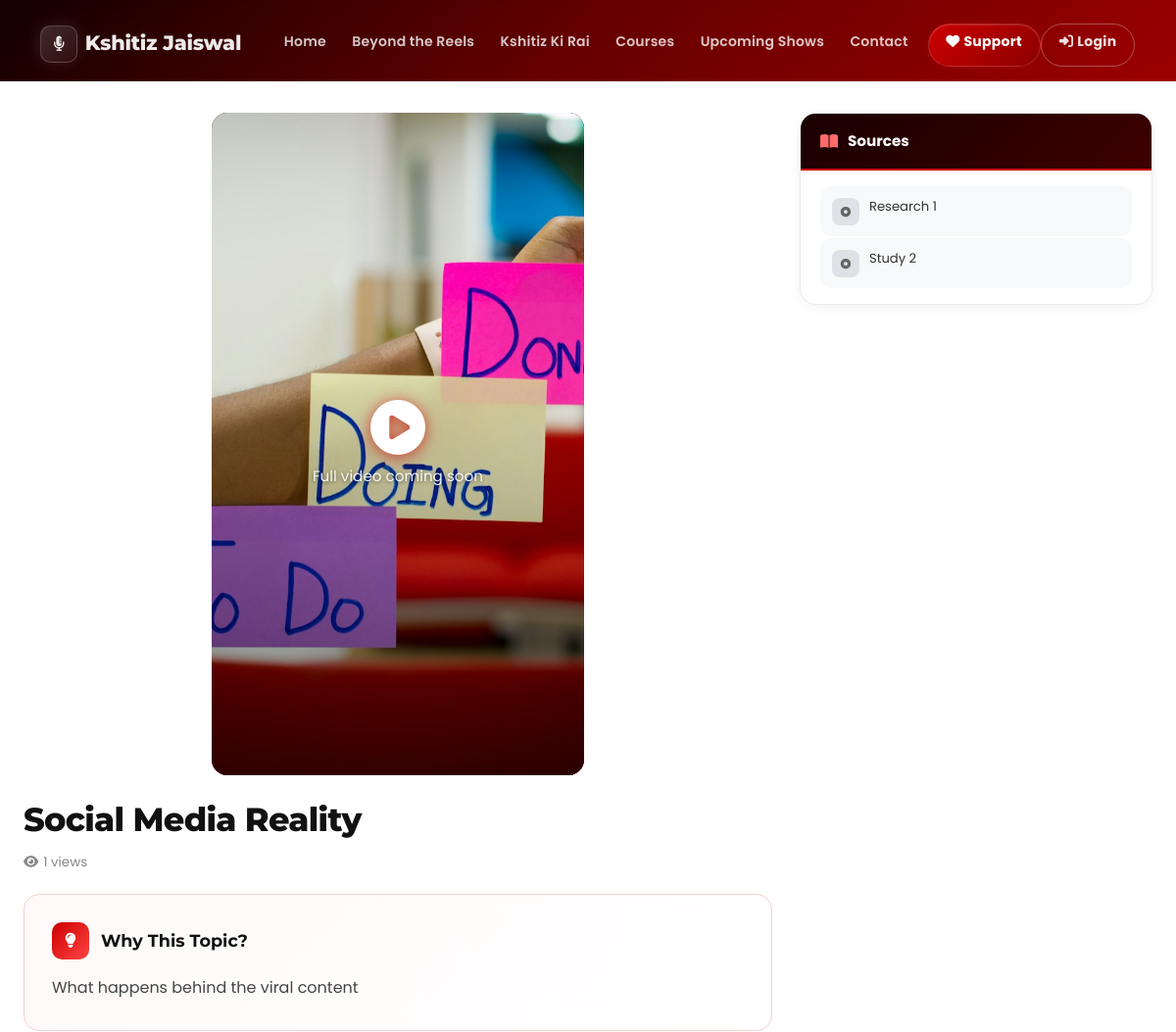
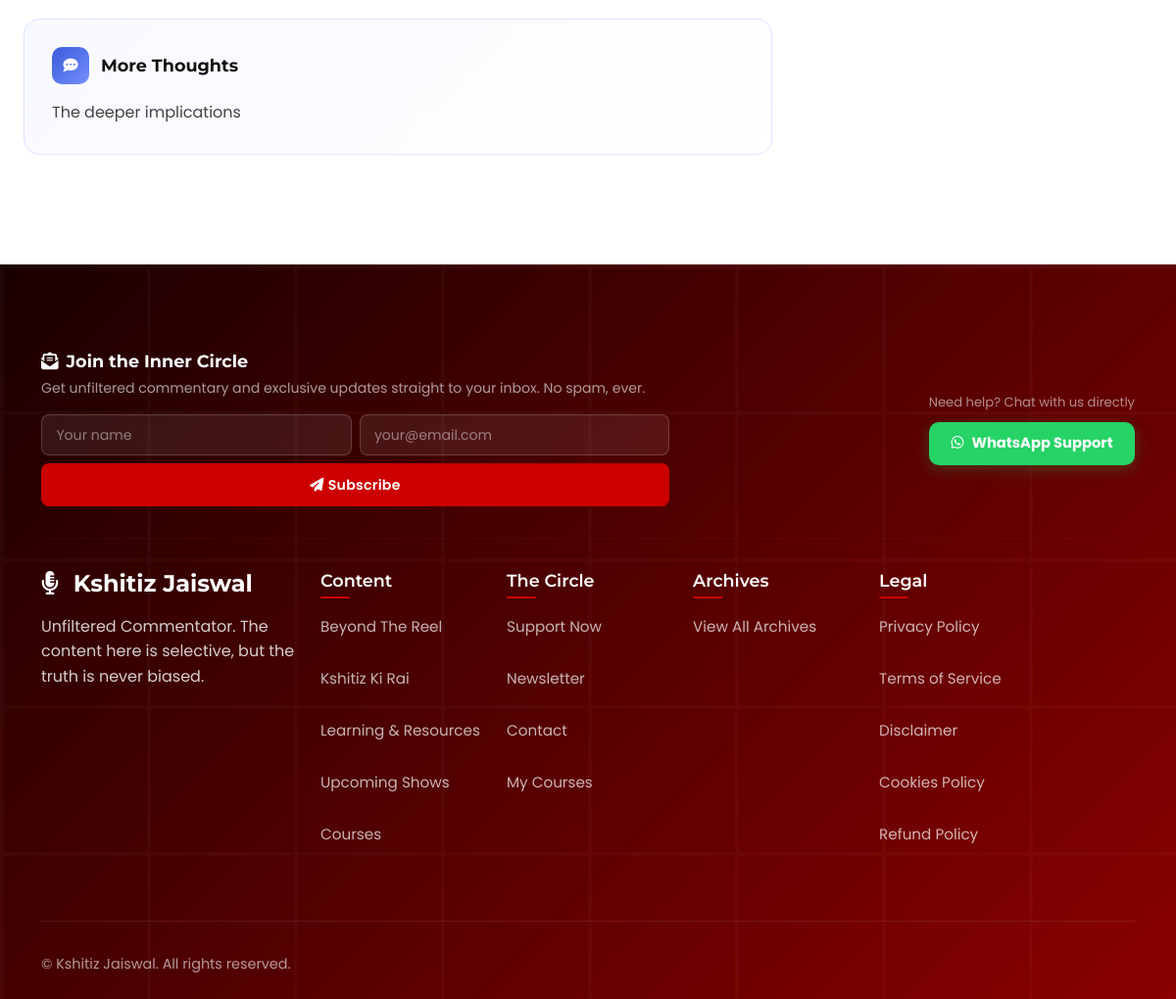
The page /reel/2 on the database its author committed (2 pictures, top to bottom).
### models.py (models this page shows, shortened)
class Reel(db.Model):
    id = db.Column(db.Integer, primary_key=True)
    title = db.Column(db.String(200), nullable=False)
    thumbnail = db.Column(db.String(500))
    video_url = db.Column(db.String(500))
    video_type = db.Column(db.String(20), default='auto')  # 'youtube', 'instagram', 'auto'
    card_layout = db.Column(db.String(20), default='standard')  # 'standard', 'portrait', 'landscape'
    sort_order = db.Column(db.Integer, default=0)
    is_visible = db.Column(db.Boolean, default=True)
    behind_thought = db.Column(db.Text)
    sources = db.Column(db.Text)  # JSON string of sources list
    extra_context = db.Column(db.Text)
    category_tag = db.Column(db.String(50))  # trending, new, must_watch, fan_favourite, exclusive, behind_scenes
    topic_tag = db.Column(db.String(100))  # Topic for grouping/playlist (e.g., "Vote Chori Issue")
    view_count = db.Column(db.Integer, default=0)  # For popularity tracking
    is_featured = db.Column(db.Boolean, default=False)  # For homepage featured reels
    created_at = db.Column(db.DateTime, default=datetime.utcnow)
    video_file_path = db.Column(db.String(500))  # Path for directly uploaded video files
    youtube_url = db.Column(db.String(500))       # "Watch on YouTube" link
    instagram_reel_url = db.Column(db.String(500)) # "Watch on Instagram" link
    def _auto_thumbnail(self):
        url = self.video_url or ''
        if not url:
            return ''
    def to_dict(self):
        return {
            'id': self.id,
            'title': self.title,
            'thumbnail': self.thumbnail or '',
            'auto_thumbnail': self._auto_thumbnail(),
            'video_url': self.video_url or '',
            'video_file_path': self.video_file_path or '',
            'video_type': self.video_type or 'auto',
            'card_layout': self.card_layout or 'standard',
            'sort_order': self.sort_order or 0,
            'is_visible': self.is_visible if self.is_visible is not None else True,
            'behind_thought': self.behind_thought or '',
            'sources': json.loads(self.sources) if self.sources else [],
            'extra_context': self.extra_context or '',
            'category_tag': self.category_tag or '',
            'topic_tag': self.topic_tag or '',
            'view_count': self.view_count or 0,
            'is_featured': self.is_featured or False,
            'created_at': self.created_at.isoformat() if self.created_at else '',
            'youtube_url': self.youtube_url or '',
            'instagram_reel_url': self.instagram_reel_url or '',
        }

### routes.py (the view)
@app.route('/reel/<int:reel_id>')
def reel_detail(reel_id):
    reel = Reel.query.get_or_404(reel_id)
    user_id = get_clerk_user_id()
    user = get_clerk_user()
    user_email = user.get('email_addresses', [{}])[0].get('email_address') if user else None
    UserActivity.log_activity(
        user_id=user_id,
        user_email=user_email,
        activity_type='reel_view',
        resource_type='reel',
        resource_id=reel_id,
        request_obj=request,
        data_size=10000  # Estimated size for reel page
    )
    if reel.view_count is None:
        reel.view_count = 0
    reel.view_count += 1
    db.session.commit()
    reel_data = reel.to_dict()
    if reel_data.get('video_url'):
        vinfo = get_video_info(reel_data['video_url'], reel_data.get('video_type', 'auto'))
        reel_data['embed_url'] = vinfo['embed_url']
        reel_data['original_url'] = vinfo['original_url']
        reel_data['detected_type'] = vinfo['video_type']
        reel_data['is_instagram'] = vinfo['video_type'] == 'instagram'
    else:
        reel_data['embed_url'] = None
        reel_data['original_url'] = ''
        reel_data['detected_type'] = 'unknown'
        reel_data['is_instagram'] = False
    related_reels = []
    if reel.topic_tag:
        related_reels = Reel.query.filter(
            Reel.topic_tag == reel.topic_tag,
            Reel.id != reel_id
        ).order_by(Reel.created_at.desc()).limit(6).all()
        related_reels = [r.to_dict() for r in related_reels]
    return render_template('reel_detail.html', reel=reel_data, related_reels=related_reels)

### templates/reel_detail.html (shortened to what this page needs)
{% extends "base.html" %}
{% block content %}
<div class="rd-hero">
    <div class="rd-hero-inner">
        <a href="{{ url_for('reels_library') }}" class="rd-back-btn">
            <i class="fas fa-arrow-left"></i>
            <span>Back to Library</span>
        </a>
    </div>
</div>
<div class="rd-page">
    <div class="rd-video-col">
        {% set is_portrait = reel.is_instagram or reel.detected_type == 'youtube_short' or (reel.thumbnail and not reel.video_url and not reel.video_file_path) %}
        {% set thumb_url = (url_for('static', filename=reel.thumbnail) if reel.thumbnail and not reel.thumbnail.startswith('http') else reel.thumbnail) if reel.thumbnail else '' %}
        <div class="rd-video-wrap {% if is_portrait %}rd-video-wrap--portrait{% endif %}"
             {% if thumb_url %}style="--reel-thumb: url('{{ thumb_url }}')"{% endif %}>
            {% if not reel.video_url and not reel.video_file_path %}
            {% if reel.thumbnail %}
            <div class="rd-thumb-wrap" style="--reel-thumb: url('{{ thumb_url }}')">
                <img src="{{ thumb_url }}"
                     alt="{{ reel.title }}"
                     onerror="this.onerror=null;this.src='{{ url_for('static', filename='img/reel-placeholder.svg') }}'">
                <div class="rd-thumb-overlay">
                    <i class="fas fa-play-circle"></i>
                    <p>Full video coming soon</p>
                </div>
            </div>
            {% else %}
            <div class="rd-no-media">
                <i class="fas fa-video"></i>
                <h5>Media coming soon</h5>
                <p>Video will be added shortly</p>
            </div>
            {% endif %}
            {% endif %}
        </div>
        <div class="rd-title-block">
            <h1 class="rd-title">{{ reel.title }}</h1>
            <div class="rd-meta">
                <span class="rd-views">
                    <i class="fas fa-eye"></i> {{ reel.view_count }} views
                </span>
            </div>
        </div>
        {% if reel.behind_thought %}
        <div class="rd-card rd-card-thought">
            <div class="rd-card-header">
                <span class="rd-card-icon"><i class="fas fa-lightbulb"></i></span>
                <h3 class="rd-card-title">Why This Topic?</h3>
            </div>
            <p class="rd-card-body">{{ reel.behind_thought }}</p>
        </div>
        {% endif %}
        {% if reel.extra_context %}
        <div class="rd-card rd-card-more">
            <div class="rd-card-header">
                <span class="rd-card-icon rd-card-icon--blue"><i class="fas fa-comment-dots"></i></span>
                <h3 class="rd-card-title">More Thoughts</h3>
            </div>
            <p class="rd-card-body">{{ reel.extra_context }}</p>
        </div>
        {% endif %}
    </div>
    <div class="rd-sidebar">
        {% if reel.sources and reel.sources|length > 0 %}
        <div class="rd-side-card">
            <div class="rd-side-card-header">
                <i class="fas fa-book-open"></i>
                <span>Sources</span>
            </div>
            <div class="rd-side-card-body">
                <ul class="rd-sources">
                    {% for source in reel.sources %}
                    <li class="rd-source-item">
                        {% if source.startswith('http://') or source.startswith('https://') %}
                        <a href="{{ source }}" target="_blank" rel="noopener noreferrer" class="rd-source-link">
                            <span class="rd-source-icon"><i class="fas fa-external-link-alt"></i></span>
                            <span class="rd-source-text">{{ source }}</span>
                        </a>
                        {% else %}
                        <div class="rd-source-plain">
                            <span class="rd-source-icon"><i class="fas fa-circle-dot"></i></span>
                            <span class="rd-source-text">{{ source }}</span>
                        </div>
                        {% endif %}
                    </li>
                    {% endfor %}
                </ul>
            </div>
        </div>
        {% endif %}
    </div>
</div>
{% endblock %}

### rows shown on the page
Reel: title "Social Media Reality", behind_thought "What happens behind the viral content", extra_context "The deeper implications"

### other values the page prints
{{ _site_title }} "Kshitiz Jaiswal"
{{ reel.view_count }} "1"
{{ source }} "Research 1" "Study 2"
{{ newsletter_footer.title }} "Join the Inner Circle"
{{ newsletter_footer.subtitle }} "Get unfiltered commentary and exclusive updates straight to your inbox. No spam, ever."
{{ newsletter_footer.button_text }} "Subscribe"
